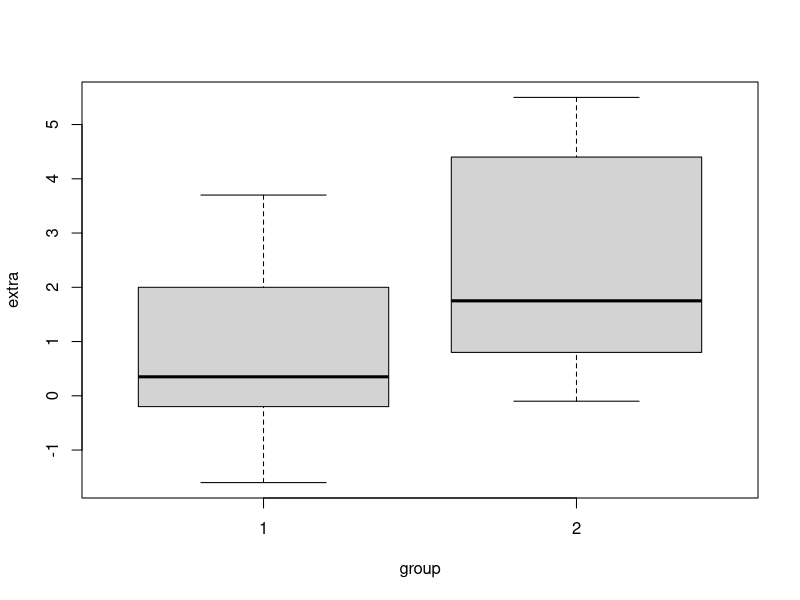
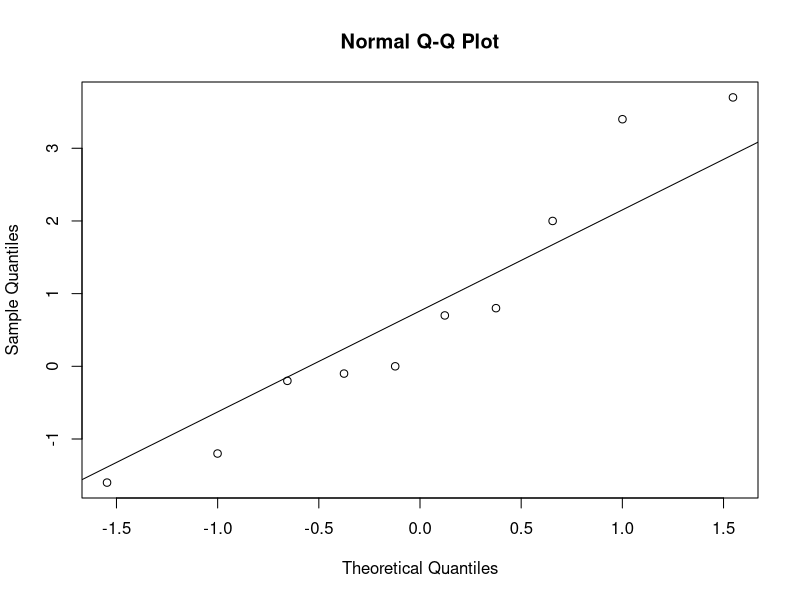
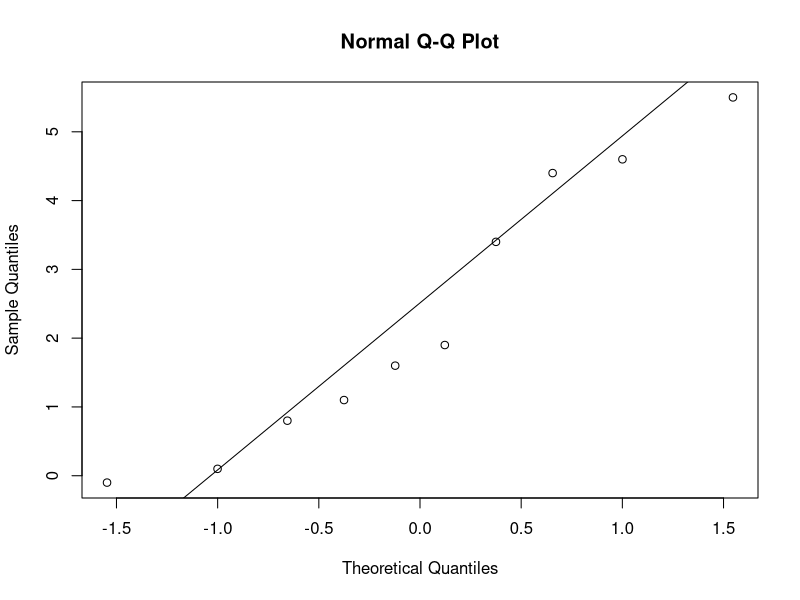

These charts were generated, in order, by the following R code:
## ---- chunk 1
sleep
## ---- chunk 2
extra <- sleep[,1]
group <- c(1,1,1,1,1,1,1,1,1,1,2,2,2,2,2,2,2,2,2,2)
boxplot(extra ~ group)
## ---- chunk 3
extra1 <- extra[1:10]
extra2 <- extra[11:20]

qqnorm(extra1)
qqline(extra1)
qqnorm(extra2)
qqline(extra2)
## ---- chunk 4
n <- 10 #there are ten patients
difference <- extra1 - extra2
SD <- sqrt(var(difference))

tstat <- (sqrt(n)*(mean(difference) - 0))/SD
tstat
## ---- chunk 5
critval <- qt(0.95, 9)
critval
## ---- chunk 6
t.test(difference, alternative="two.sided")
